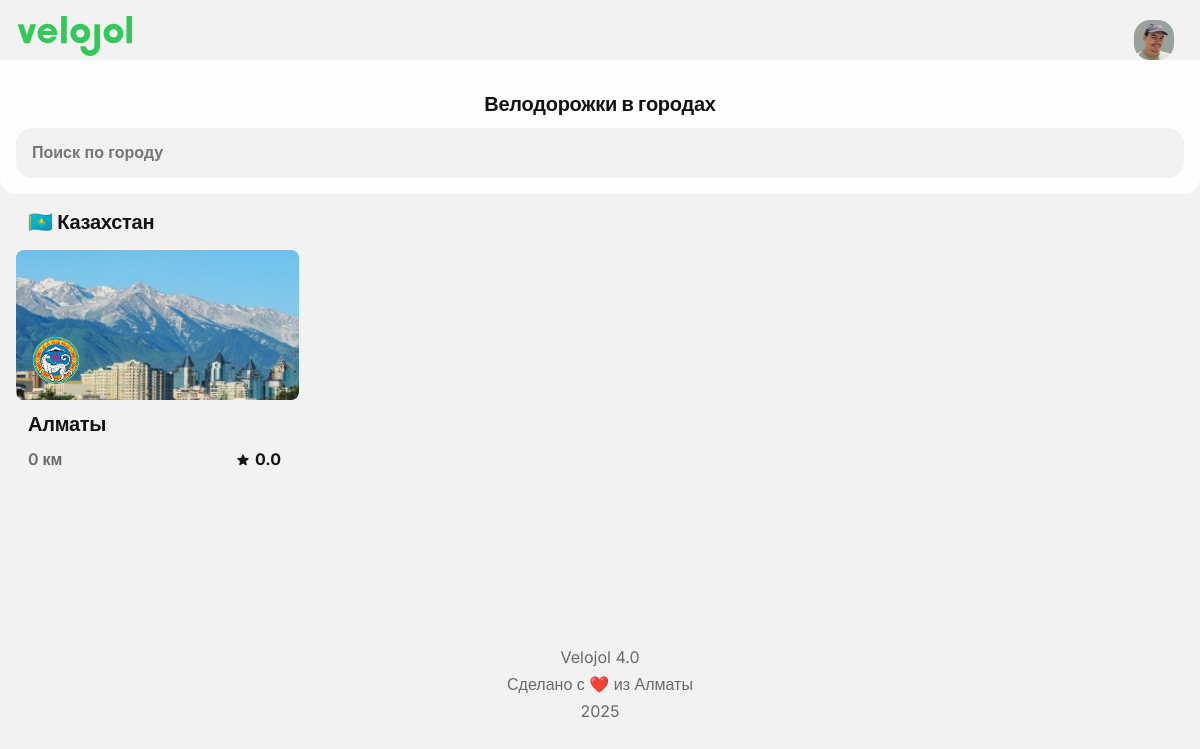
The app's page /cities (signed in) with its own data.
### app/models/user.py (models this page shows, shortened)
class User(UserMixin, db.Model):
    __tablename__ = 'users'
    id = db.Column(db.Integer, primary_key=True)
    email = db.Column(db.String(120), unique=True, nullable=False, index=True)
    password_hash = db.Column(db.String(128), nullable=False)
    nickname = db.Column(db.String(64), unique=True, nullable=False, index=True)
    is_admin = db.Column(db.Boolean, default=False, nullable=False)
    is_banned = db.Column(db.Boolean, default=False, nullable=False)
    ban_reason = db.Column(db.Text, nullable=True)
    manual_score = db.Column(db.Integer, default=0, nullable=False)  # Баллы от админа
    banned_at = db.Column(db.DateTime, nullable=True)
    banned_by = db.Column(db.Integer, db.ForeignKey('users.id'), nullable=True)
    avatar_url = db.Column(db.String(256))
    strava_url = db.Column(db.String(256))
    komoot_url = db.Column(db.String(256))
    telegram_url = db.Column(db.String(256))
    instagram_url = db.Column(db.String(256))
    created_at = db.Column(db.DateTime, default=lambda: datetime.now(timezone.utc), nullable=False)
    updated_at = db.Column(db.DateTime, default=lambda: datetime.now(timezone.utc), onupdate=lambda: datetime.now(timezone.utc))
    bikelanes = db.relationship('BikeLane', foreign_keys='BikeLane.user_id', backref='author', lazy='dynamic')
    notifications = db.relationship('Notification', backref='user', lazy='dynamic')
    @property
    def display_avatar(self):
        print(f"DEBUG: display_avatar called, avatar_url = {self.avatar_url}")
        if self.avatar_url:
            if self.avatar_url.startswith('uploads/'):
                avatar_url = url_for('static', filename=self.avatar_url)
                print(f"DEBUG: Generated avatar URL: {avatar_url}")
                return avatar_url
            elif self.avatar_url.startswith('http'):
                return self.avatar_url
            else:
                return url_for('static', filename=self.avatar_url)
        default_url = url_for('static', filename='img/avatar-placeholder.jpg')
        print(f"DEBUG: Using default avatar: {default_url}")
        return default_url

### app/models/city.py (models this page shows, shortened)
class City(db.Model):
    __tablename__ = 'cities'
    id = db.Column(db.Integer, primary_key=True)
    city_id = db.Column(db.String(50), unique=True, nullable=False)
    name = db.Column(db.String(100), nullable=False)
    country = db.Column(db.String(100), nullable=False)
    distance = db.Column(db.Integer, default=0)  # километры велодорожек (кэш)
    rating = db.Column(db.Float, default=0.0)  # рейтинг города (кэш)
    coords_lat = db.Column(db.Float, nullable=False)
    coords_lng = db.Column(db.Float, nullable=False)
    zoom = db.Column(db.Integer, default=12)
    coat_of_arms = db.Column(db.String(256), nullable=True)
    background_image = db.Column(db.String(256), nullable=True)
    status = db.Column(db.String(20), default='active')
    created_at = db.Column(db.DateTime, default=datetime.utcnow)
    updated_at = db.Column(db.DateTime, default=datetime.utcnow, onupdate=datetime.utcnow)
    bikelanes = db.relationship('BikeLane', backref='city_obj', lazy=True)
    def get_approved_bikelanes(self):
        return [bl for bl in self.bikelanes if bl.status == 'approved']
    def get_total_distance(self):
        total = 0
        for bikelane in self.get_approved_bikelanes():
            length = bikelane.calculate_length()
            if length:
                total += length
        return round(total, 2)
    def get_average_rating(self):
        approved = self.get_approved_bikelanes()
        if not approved:
            return 0.0
        total_quality = sum(bl.quality for bl in approved)
        return round(total_quality / len(approved), 1)

### app/routes/public.py (the view, shortened to what this page needs)
@bp.route('/')
@bp.route('/cities')
def cities():
    search_query = request.args.get('search', '').strip()
    query = City.query.filter_by(status='active')
    cities_list = query.order_by(City.name).all()
    cities_by_country = {}
    for city in cities_list:
        country = city.country
        if country not in cities_by_country:
            cities_by_country[country] = []
        cities_by_country[country].append(city)
    countries_sorted = sorted(cities_by_country.items())
    return render_template('public/cities.html',
                         cities_by_country=countries_sorted,
                         search_query=search_query,
                         total_cities=len(cities_list))

### app/templates/public/cities.html (shortened to what this page needs)
{% extends "base.html" %}
{% block head %}
<link rel="stylesheet" href="{{ url_for('static', filename='css/cities.css') }}">
{% endblock %}
{% block content %}
<div class="cities-header">
        <h3 class="prime100">Велодорожки в городах</h3>
        <input type="text" id="citySearch"
                class="form-input search-input"
                placeholder="Поиск по городу">
</div>
<div class="cities-container">
    {% if cities_by_country %}
        {% for country, cities in cities_by_country %}
        <div class="country-section">
            <h3 class="prime100 country-name">{{ country }}</h3>
            <div class="cities-grid">
                {% for city in cities %}
                <a href="{{ url_for('public.city', city_id=city.city_id) }}" class="city-card">
                    {% if city.coat_of_arms %}
                        <img src="{{ url_for('static', filename=city.coat_of_arms) }}"
                             alt="Герб {{ city.name }}"
                             class="city-coat">
                    {% endif %}
                    {% if city.background_image %}
                    <div class="city-background" style="background-image: url('{{ url_for('static', filename=city.background_image) }}');"></div>
                    {% else %}
                    <div class="city-background city-background-default"></div>
                    {% endif %}
                    <div class="city-content">
                        <h3 class="city-name prime100">{{ city.name }}</h3>
                        <div class="city-stats">
                            <span>
                                <p class="secondary100 fw600">{{ city.get_total_distance() }}</p>
                                <p class="secondary100 fw600">км</p>
                            </span>
                            <span class="badge_s" style="height: 24px;">
                                <img src="{{ url_for('static', filename='img/icon/star.svg') }}" alt="Star" class="icon-small">
                                <p class="fw700 prime100">{{ city.get_average_rating() }}</p>
                            </span>
                        </div>
                    </div>
                </a>
                {% endfor %}
            </div>
        </div>
        {% endfor %}
    {% endif %}
</div>
{% endblock %}

### app/templates/components/header.html (shortened to what this page needs)
<header>
    <a href="{{ url_for('main.index') }}">
        <img src="{{ url_for('static', filename='img/icon/velojol_logo.svg') }}" alt="Velojol">
    </a>
    <span class="hstack gap-s" id="profile">
        {% if current_user.is_authenticated %}
            <a href="{{ url_for('auth.profile') }}" class="button_square_label hstack gap-s aic">
                <img src="{{ current_user.display_avatar }}" alt="Аватар {{ current_user.nickname }}"
                     style="width: 40px; height: 40px; border-radius: 16px; object-fit: cover;">
            </a>
        {% else %}
            <a href="{{ url_for('auth.login') }}" class="button_square_label">Войти</a>
        {% endif %}
    </span>
</header>

### app/static/css/typo.css (style rules this page uses)
body, textarea { font-family: 'Inter', sans-serif; line-height: 1.6; }
h1, h2, h3, h4, h5, h6 { font-weight: 700; }
.fw600 { font-weight: 600; }
.fw700 { font-weight: 700; }
h3 { font-size: 20px; line-height: 24px; letter-spacing: -0.25px; }
p, input, button, .cell, textarea { font-size: var(--spacer-m); line-height: 120%; }

### app/static/css/colors.css (style rules this page uses)
:root { --bg1: #FEFEFE; --bg3 : #F2F2F2; --bg4 :#E6E6E6; --prime100: #121212; --secondary20:rgba(106, 106, 106, 0.2); --secondary30:rgba(106, 106, 106, 0.3); --secondary40:rgba(106, 106, 106, 0.4); --secondary100:#6A6A6A; --accent80: #D6F3DD; --accent100:#34C759; --accent200:#2AA248; --prime_invert100:#fefefe; }
.prime100 { color: var(--prime100) !important; }
.secondary100 { color: var(--secondary100); }

### app/static/css/main.css (style rules this page uses)
* { box-sizing: border-box; --spacer-xs:4px; --spacer-s:8px; --spacer-sm:12px; --spacer-m: 16px; --spacer-l: 24px; --spacer-xl: 32px; --spacer-xxl:48px; --spacer-xxxl:64px; --spacer-80:80px; --spacer-100: 100px }
body { background-color: var(--bg3); }
header, .page-header { position: absolute; left: 0px; top: 0px; width: 100vw; height: 80px; display: flex; flex-direction: row; align-items: center; justify-content: space-between; border-bottom: 1px solid var(--bg3); padding-left: var(--spacer-m); padding-right: var(--spacer-m); padding: 12px; }
.icon-small { display: flex; align-items: center; justify-content: center; }
.hstack { display: flex; flex-direction: row; }
.aic { align-items: center; }
.gap-s { gap: var(--spacer-s); }
input { width: 100%; height: 50px; border: none; background-color: var(--bg3); padding: var(--spacer-m); color: var(--secondary100); }

### app/static/css/button.css (style rules this page uses)
a { text-decoration: none; }
.button_square_label { display: flex; flex-direction: row; align-items: center; justify-content: center; padding: 16px 14px; height: 48px; color: var(--text-button); text-decoration: none; transition: background-color 0.1s ease; border-radius: var(--spacer-m); width: 100%; }
.search-input { border-radius: var(--spacer-m); font-size: var(--spacer-m); line-height: var(--spacer-l); font-weight: 600; color: var(--secondary100); }

### app/static/css/badges.css (style rules this page uses)
.badge_s { display: flex; flex-direction: row; gap: var(--spacer-xs); min-width: 19px; height: 19px; padding: 2px 6px; align-items: center; border-radius: 1000px; text-align: center; justify-content: center; font-size: 12px !important; line-height: 15px !important; }
.badge_s img { width: 16px; height: 16px; }

### app/static/css/cities.css (style rules this page uses)
.cities-container { padding: var(--spacer-m); margin-top: 70px; }
.cities-header { position: absolute; top: 60px; left: 0px; width: 100%; padding: var(--spacer-m); background-color: var(--bg1); display: flex; flex-direction: column; align-items: center; gap: var(--spacer-sm); padding-top: var(--spacer-xl); border-radius: 0px 0px var(--spacer-m) var(--spacer-m); }
.search-input { flex: 1; }
.country-section { margin-top: var(--spacer-l); margin-bottom: var(--spacer-xl); }
.country-name { margin-left: var(--spacer-sm); margin-bottom: var(--spacer-m); }
.cities-grid { display: grid; grid-template-columns: 1fr 1fr 1fr 1fr; gap: var(--spacer-sm); }
.city-background { width: 100%; height: 150px; background-size: cover; background-position: center; border-radius: var(--spacer-s); }
.city-content { padding: var(--spacer-sm); display: flex; flex-direction: column; gap: var(--spacer-sm); }
.city-coat { width: 48px; height: 48px; object-fit: contain; border-radius: 50%; position: absolute; bottom: 100px; left: 16px; }
.city-stats { display: flex; flex-direction: row; justify-content: space-between; height: var(--spacer-l); align-items: center; }
.city-stats span { display: flex; flex-direction: row; gap: var(--spacer-xs); }

### records on screen
User: display_avatar (picture)
City: country "🇰🇿 Казахстан", coat_of_arms (picture), background_image (picture), name "Алматы", get_total_distance "0", get_average_rating "0.0"
